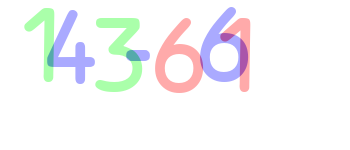
#> input picture answer/1.png, 350 x 150 px
$ python -i utils.py   (imports and definitions only)
#> lines starting #> are read from the running program, lines starting #| are printed output that depends on the picture; after the words box and inside, x2 and y2 are one past the last pixel; in counts of white or black regions, pixels touching at a corner belong together
#> further down, picture is the input picture: shape (150, 350, 3); mean B, G, R 247, 246, 246.1
import cv2
import numpy as np
import re

BLUE = 0
GREEN = 1
RED = 2

def get_chars(image, color):
    other_1 = (color + 1) % 3
    other_2 = (color + 2) % 3

    c = image[:, :, other_1] == 255
    image[c] = [0, 0, 0]

    c = image[:, :, other_2] == 255
    image[c] = [0, 0, 0]

    c = image[:, :, color] < 170
    image[c] = [0, 0, 0]

    c = image[:, :, color] != 0
    image[c] = [255, 255, 255]

    return image

def extract_chars(image):
    chars = []
    colors = [BLUE, GREEN, RED]

    for color in colors:
        image_from_one_color = get_chars(image.copy(), color)
        image_gray = cv2.cvtColor(image_from_one_color, cv2.COLOR_BGR2GRAY)
        ret, thresh = cv2.threshold(image_gray, 127, 255, 0)     # 윤곽선

        contours, _ = cv2.findContours(thresh, cv2.RETR_EXTERNAL, cv2.CHAIN_APPROX_SIMPLE)

        for contour in contours:
            area = cv2.contourArea(contour)
            if area > 50:
                x, y, width, height = cv2.boundingRect(contour)
                roi = image_gray[y : y+height, x : x+width]
                chars.append((x, roi))

        chars = sorted(chars, key=lambda char: char[0])
        if color == 2:
            return chars
#> this loop made 3 passes
#> pass 1, in get_chars, `c = image[:, :, other_1] == 255`:
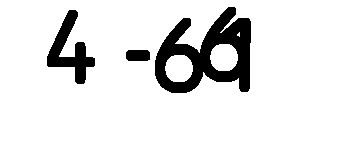
#> c: shape (150, 350) bool; 89.1% white; 3 black regions, box (x1, y1, x2, y2) and area: (155, 7, 251, 93) 4120, (47, 10, 95, 84) 1363, (126, 50, 150, 61) 253
#> pass 1, in get_chars, `c = image[:, :, other_2] == 255`:
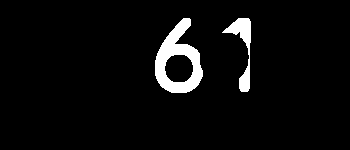
#> c: shape (150, 350) bool; 4.5% white; 2 white regions, box (x1, y1, x2, y2) and area: (155, 18, 203, 93) 1703, (222, 18, 251, 92) 677
#> pass 1, in get_chars, `c = image[:, :, color] < 170`:
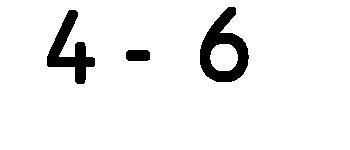
#> c: shape (150, 350) bool; 93.6% white; 3 black regions, box (x1, y1, x2, y2) and area: (200, 7, 249, 82) 1740, (47, 10, 95, 84) 1363, (126, 50, 150, 61) 253
#> after the loop:
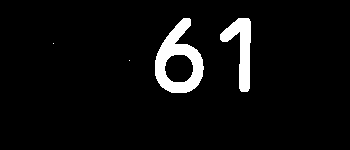
#> image_from_one_color: shape (150, 350, 3); 5.3% white; 4 white regions (2 under 20 px), largest, box (x1, y1, x2, y2) and area: (155, 18, 204, 93) 1740, (220, 18, 251, 92) 1044
#> after the loop, chars = 7 items

def resize20(image):
    resized = cv2.resize(image,(20, 20))
    return resized.reshape(-1, 400).astype(np.float32 )

def remove_first_0(string):
    temp = []
    for i in string:
        if i == '+' or i =='-' or i =='*':
            temp.append(i)

    split = re.split('\*|\+|-', string)
    i = 0
    temp_count = 0
    result = ""

    for a in split:
        a = a.lstrip('0')
        if a == '':
            a = '0'
        result += a
        if i < len(split) - 1:
            result += temp[temp_count]
            temp_count = temp_count + 1
        i = i + 1

    return result


>>> import cv2
>>> picture = cv2.imread('1.png')
>>> result = extract_chars(picture)
#> result = 7 items

$ run again, on answer/2.png
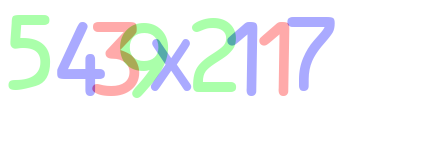
#> input picture answer/2.png, 430 x 150 px
#> picture is the input picture: shape (150, 430, 3); mean B, G, R 245.9, 246.2, 243.6
#> the loop in extract_chars, `for color in colors:` made 3 passes
#> pass 1, in get_chars, `c = image[:, :, color] < 170`:
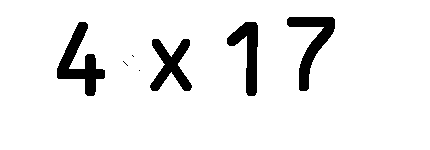
#> c: shape (150, 430) bool; 92.7% white; 7 black regions (3 under 20 px), largest, box (x1, y1, x2, y2) and area: (57, 22, 105, 96) 1363, (287, 17, 335, 91) 1227, (150, 39, 192, 91) 1058, (227, 22, 258, 96) 1044
#> after the loop in extract_chars, `for color in colors:`:
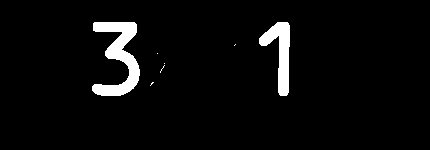
#> image_from_one_color: shape (150, 430, 3); 4.2% white; 7 white regions (5 under 20 px), largest, box (x1, y1, x2, y2) and area: (92, 22, 140, 96) 1665, (259, 22, 290, 96) 1044
#> after the loop in extract_chars, `for color in colors:`: chars = 9 items

$ run again, on answer/3.png
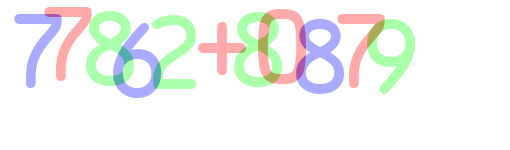
#> input picture answer/3.png, 510 x 150 px
#> picture is the input picture: shape (150, 510, 3); mean B, G, R 242, 244.4, 242.3
#> the loop in extract_chars, `for color in colors:` made 3 passes
#> pass 1, in get_chars, `c = image[:, :, color] < 170`:
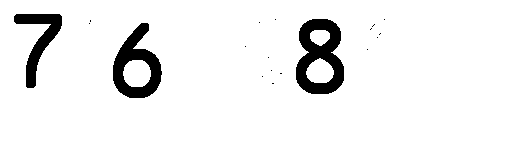
#> c: shape (150, 510) bool; 93.3% white; 19 black regions (16 under 20 px), largest, box (x1, y1, x2, y2) and area: (296, 19, 344, 94) 2126, (113, 23, 162, 98) 1740, (14, 14, 62, 88) 1227
#> after the loop in extract_chars, `for color in colors:`:
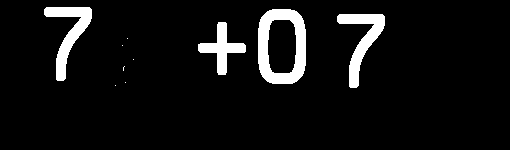
#> image_from_one_color: shape (150, 510, 3); 6.9% white; 10 white regions (6 under 20 px), largest, box (x1, y1, x2, y2) and area: (258, 9, 306, 84) 1926, (44, 7, 92, 81) 1227, (337, 14, 385, 88) 1227, (198, 22, 246, 75) 894
#> after the loop in extract_chars, `for color in colors:`: chars = 11 items
